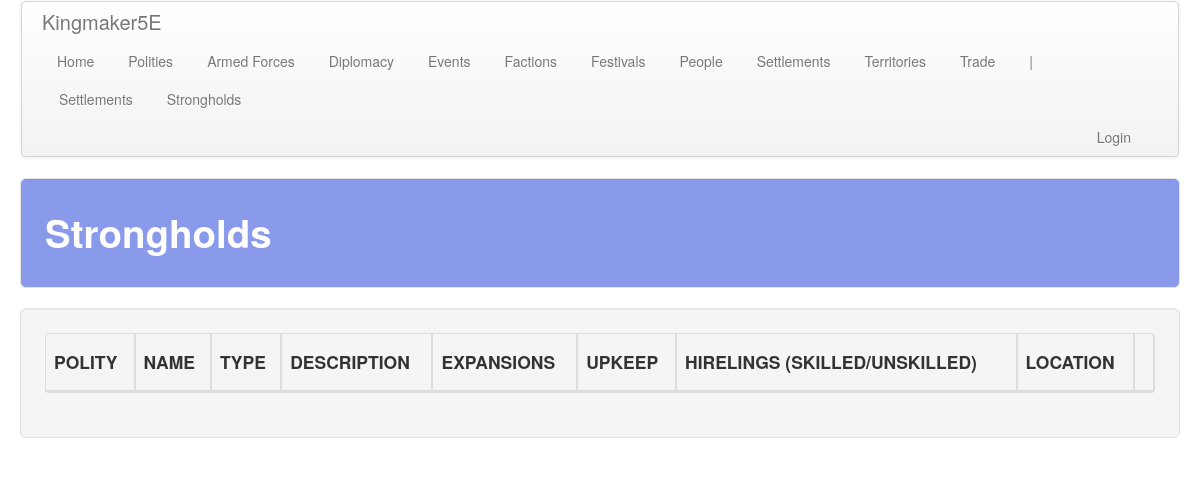
/settlements/strongholds, run on an earlier commit of the app's database.
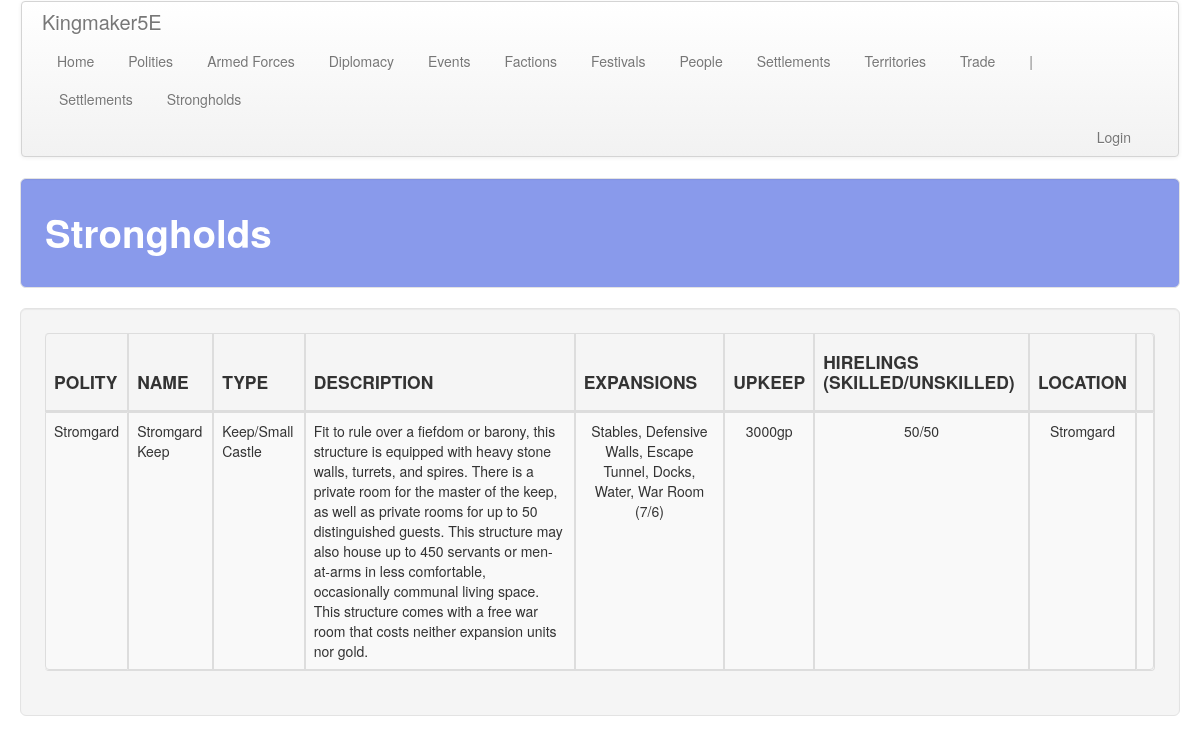
And on a later commit of the database.
### settlements/models.py (models this page shows, shortened)
class Stronghold(models.Model):
    polity = models.ForeignKey(
        'polity.Polity', on_delete=models.CASCADE, default=1,
        related_name='stronghold', related_query_name='stronghold',
    )
    custom_name = models.CharField(max_length=default_max_length, null=True, blank=True)
    type = models.ForeignKey(
        StrongholdType, on_delete=models.CASCADE,
        related_name='stronghold', related_query_name='stronghold',
    )
    building = models.ForeignKey(
        Building, on_delete=models.CASCADE,
        related_name='stronghold', related_query_name='stronghold',
        null=True, blank=True,
    )
    territory = models.ForeignKey(
        'territory.Territory', on_delete=models.CASCADE,
        related_name='stronghold', related_query_name='stronghold',
        null=True, blank=True,
    )

class Building(models.Model):
    settlement = models.ForeignKey(
        Settlement, on_delete=models.CASCADE,
        related_name='building', related_query_name='building',
    )
    name = models.CharField(max_length=default_max_length, blank=True, null=True)
    type = models.ForeignKey(
        BuildingType, on_delete=models.CASCADE,
        related_name='building', related_query_name='building',
    )
    lots = models.IntegerField(default=None, null=True, blank=True)
    enhancements = models.ManyToManyField(
        BuildingEnhancement, related_name='building', related_query_name='building', blank=True,
    )
    deity = models.ForeignKey(
        Deity, on_delete=models.CASCADE,
        related_name='building', related_query_name='building',
        null=True, blank=True,
    )
    endowment = models.BooleanField(default=False)
    free_endowment = models.BooleanField(default=False)

class StrongholdType(models.Model):
    name = models.CharField(max_length=default_max_length)
    desc = models.TextField(blank=True)
    expansion_slots = models.IntegerField(default=1)
    cost = models.IntegerField(default=5000)
    construction_time = models.IntegerField(default=1)
    upkeep = models.IntegerField(default=0)
    hirelings_skilled = models.IntegerField(default=0)
    hirelings_unskilled = models.IntegerField(default=0)

class Settlement(models.Model):
    territory = models.ForeignKey(
        'territory.Territory', on_delete=models.CASCADE,
        related_name='settlement', related_query_name='settlement'
    )
    name = models.CharField(max_length=default_max_length)
    districts = models.IntegerField(default=0)
    capital = models.BooleanField(default=False)

### polity/models.py (models this page shows, shortened)
class Polity(models.Model):
    name = models.CharField(max_length=default_max_length)
    government = models.ForeignKey(
        Government, on_delete=models.CASCADE,
        related_name='polity', related_query_name='polity')
    alignment_lc = models.ForeignKey(
        AlignmentLC, on_delete=models.CASCADE,
        related_name='polity', related_query_name='polity')
    alignment_ge = models.ForeignKey(
        AlignmentGE, on_delete=models.CASCADE,
        related_name='polity', related_query_name='polity')
    treasury = models.IntegerField(default=0)
    unrest = models.IntegerField(default=0)
    fame = models.IntegerField(default=0)
    infamy = models.IntegerField(default=0)
    desc = models.TextField(default="", blank=True)
    tax_edict = models.ForeignKey(
        'core.TaxEdict', on_delete=models.CASCADE,
        related_name='polity', related_query_name='polity')
    promotion_edict = models.ForeignKey(
        'core.PromotionEdict', on_delete=models.CASCADE,
        related_name='polity', related_query_name='polity')
    holiday_edict = models.ForeignKey(
        'core.HolidayEdict', on_delete=models.CASCADE,
        related_name='polity', related_query_name='polity')
    recruitment_edict = models.ForeignKey(
        'core.RecruitmentEdict', on_delete=models.CASCADE,
        related_name='polity', related_query_name='polity')
    ruler_attribute_1 = models.ForeignKey(
        Attribute, on_delete=models.CASCADE, null=True, blank=True,
        related_name='polity_ruler_1', related_query_name='polity_ruler_1')
    ruler_attribute_2 = models.ForeignKey(
        Attribute, on_delete=models.CASCADE, null=True, blank=True,
        related_name='polity_ruler_2', related_query_name='polity_ruler_2')
    ruler_attribute_3 = models.ForeignKey(
        Attribute, on_delete=models.CASCADE, null=True, blank=True,
        related_name='polity_ruler_3', related_query_name='polity_ruler_3')
    spymaster_attribute = models.ForeignKey(
        Attribute, on_delete=models.CASCADE, null=True, blank=True,
        related_name='polity_spymaster', related_query_name='polity_spymaster')

### settlements/views.py (the view)
# urls.py: path('strongholds', views.strongholds, name='strongholds'),
def strongholds(request):
    return show_all_items(
        request, app_name, c_obj, c_plural, sort='polity__name',
        get_details=get_stronghold_details,
    )

### common/settlements.py (called while the page is built)
def get_stronghold_details(stronghold):
    if stronghold.custom_name is not None:
        stronghold.name = stronghold.custom_name
    elif stronghold.building is not None:
        stronghold.name = stronghold.building.name
    else:
        stronghold.name = "Unnamed"
    expansions = stronghold.expansion.all()
    expansions_s = []
    stronghold.total_expansions = 0
    for expansion in expansions:
        get_expansion_details(expansion)
        expansions_s.append(expansion.type.name)
        stronghold.total_expansions += expansion.slots
    stronghold.expansions_summary = ', '.join(expansions_s)
    return {}

def get_expansion_details(expansion):
    if expansion.custom_name is not None:
        expansion.name = expansion.custom_name
    else:
        expansion.name = expansion.type.name
    if expansion.custom_slots is not None:
        expansion.slots = expansion.custom_slots
    else:
        expansion.slots = expansion.type.slots
    features = expansion.features.all()
    benefits = [expansion.type.benefit]
    for feature in features:
        benefits.append(feature.benefit)
        expansion.cost += feature.cost
        expansion.construction_time += feature.construction_time
    expansion.benefits = '\n'.join(benefits)
    return {}

### settlements/templates/settlements/strongholds.html (shortened to what this page needs)
<!DOCTYPE html>
{% extends 'settlements/base.html' %}
{% load staticfiles %}
{% block table_header %}
    <th><h4>POLITY</h4></th>
    <th><h4>NAME</h4></th>
    <th><h4>TYPE</h4></th>
    <th><h4>DESCRIPTION</h4></th>
    <th><h4>EXPANSIONS</h4></th>
    <th><h4>UPKEEP</h4></th>
    <th><h4>HIRELINGS (SKILLED/UNSKILLED)</h4></th>
    <th><h4>LOCATION</h4></th>
    <th><h4></h4></th>
{% endblock %}
{% block table_body %}
    {% for stronghold in strongholds %}
        <tr class="clickable-object" style="cursor: pointer;" data-href="{% url 'settlements:expansions' stronghold_id=stronghold.pk %}">
            <td>{{ stronghold.polity.name }}</td>
            <td>
                {% if stronghold.custom_name is not None %}
                    {{ stronghold.custom_name }}
                {% elif stronghold.building is not None %}
                    {{ stronghold.building.name }}
                {% else %}
                    Unnamed
                {% endif %}
            </td>
            <td>{{ stronghold.type.name }}</td>
            <td>{{ stronghold.type.desc }}</td>
            <td style="text-align: center;">
                {{ stronghold.expansions_summary }}
                ({{ stronghold.total_expansions }}/{{ stronghold.type.expansion_slots }})
            </td>
            <td style="text-align: center;">{{ stronghold.type.upkeep }}gp</td>
            <td style="text-align: center;">
                {{ stronghold.type.hirelings_skilled }}/{{ stronghold.type.hirelings_unskilled }}
            </td>
            <td style="text-align: center;">
                {% if stronghold.building is not None %}
                    {{ stronghold.building.settlement.name }}
                {% elif stronghold.territory is not None %}
                    {{ stronghold.territory.name }}
                {% else %}
                    Unknown
                {% endif %}
            </td>
            <td>
            </td>
        </tr>
    {% endfor %}
{% endblock %}

### settlements/templates/settlements/base.html
<!DOCTYPE html>
{% extends 'table.html' %}
{% block subnav_items %}
    <li class="disabled"><a href="#">|</a></li>
    <li role="presentation"><a href="{% url 'settlements:settlements' %}">Settlements</a></li>
    <li role="presentation"><a href="{% url 'settlements:strongholds' %}">Strongholds</a></li>
{% endblock %}

### templates/table.html (shortened to what this page needs)
<!DOCTYPE html>
{% extends 'base.html' %}
{% block content %}
    <div class="well well-large">
        <table class="table table-striped table-hover table-bordered table-responsive">
            <thead>
            <tr>
                {% block table_header %}
                {% endblock %}
            </tr>
            </thead>
            <tbody>
                {% block table_body %}
                {% endblock %}
            </tbody>
        </table>
    </div>
{% endblock %}

### templates/base.html (shortened to what this page needs)
<!DOCTYPE html>
{% load staticfiles %}
<html lang="en">
<head>
    <link rel="stylesheet" href="//maxcdn.bootstrapcdn.com/bootstrap/3.2.0/css/bootstrap.css">
    <link href="{% static 'css/bootstrap.min.css' %}" rel="stylesheet" media="screen">
    <link href="{% static 'css/bootstrap-responsive.min.css' %}" rel="stylesheet" media="screen">
    <link rel="stylesheet" href="{% static 'css/custom.css' %}">
</head>
<body>
    <div class="container-fluid">
        <div class="navbar">
            <div class="navbar-inner">
                <a class="brand" href="{% url 'polity:polity_details' pk=1 %}">Kingmaker5E</a>
                <ul class="nav nav-pills">
                    <li role="presentation"><a href="{% url 'core:home' %}">Home</a></li>
                    <li role="presentation"><a href="{% url 'polity:polities' %}">Polities</a></li>
                    <li role="presentation">
                        <a href="{% url 'armed_forces:armed_forces' %}">
                            Armed Forces
                        </a>
                    </li>
                    <li role="presentation">
                        <a href="{% url 'diplomacy:diplomatic_relations' %}">
                            Diplomacy
                        </a>
                    </li>
                    <li role="presentation"><a href="{% url 'events:events' %}">Events</a></li>
                    <li role="presentation"><a href="{% url 'factions:factions' %}">Factions</a></li>
                    <li role="presentation"><a href="{% url 'festivals:festivals' %}">Festivals</a></li>
                    <li role="presentation"><a href="{% url 'people:people' %}">People</a></li>
                    <li role="presentation">
                        <a href="{% url 'settlements:settlements' %}">
                        Settlements
                        </a>
                    </li>
                    <li role="presentation">
                        <a href="{% url 'territory:territories' %}">
                            Territories
                        </a>
                    </li>
                    <li role="presentation"><a href="{% url 'trade:trade_routes' %}">Trade</a></li>
                    {% block subnav_items %}{% endblock %}
                </ul>
                <ul class="nav nav-pills navbar-right">
                    <li role="presentation">
                        {% if user.is_authenticated %}
                            <a href="{% url 'logout' %}">Logout</a>
                        {% else %}
                            <a href="{% url 'login' %}">Login</a>
                        {% endif %}
                    </li>
                </ul>
            </div>
        </div>
        <div class="well well-large" style="background-color: #899AEB;">
            <h1 style="color: #ffffff;">{{ title }}</h1>
        </div>
        {% block content %}
        {% endblock %}
    </div>
</body>
</html>

What changed in the data, as far as the page shows it:
added Stronghold: polity.name "Stromgard", building.name "Stromgard Keep", type.name "Keep/Small Castle", type.desc "Fit to rule over a fiefdom or barony, this structure is equipped with heavy stone walls, turrets, and spires. There is a private room for the master of the keep, as well as private rooms for up to 50 distinguished guests. This structure may also house up to 450 servants or men-at-arms in less comfortable, occasionally communal living space. This structure comes with a free war room that costs neither expansion units nor gold.", expansions_summary "Stables, Defensive Walls, Escape Tunnel, Docks, Water, War Room", total_expansions "7", type.expansion_slots "6", type.upkeep "3000", type.hirelings_skilled "50", type.hirelings_unskilled "50", building.settlement.name "Stromgard"
